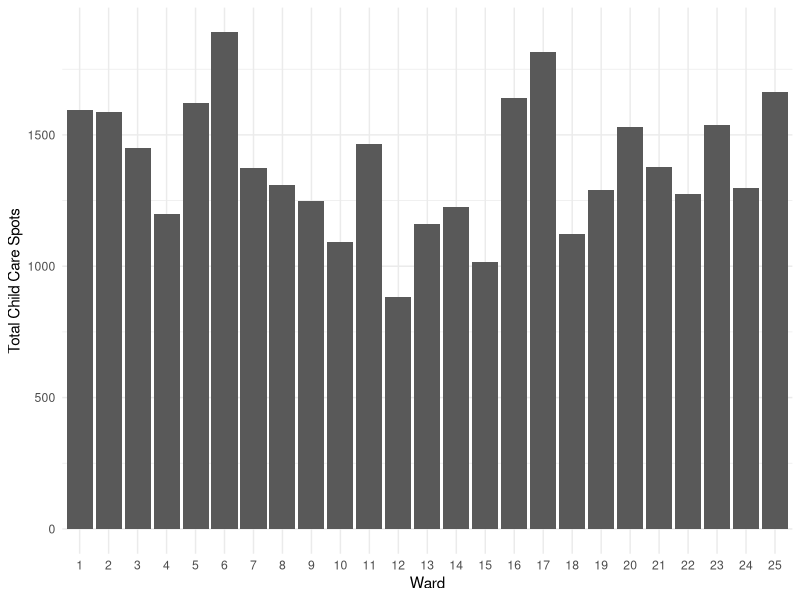
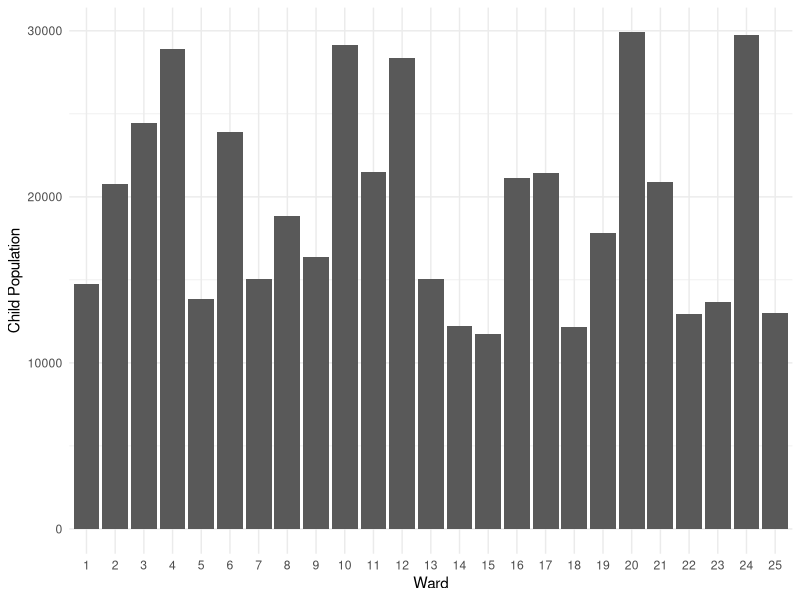
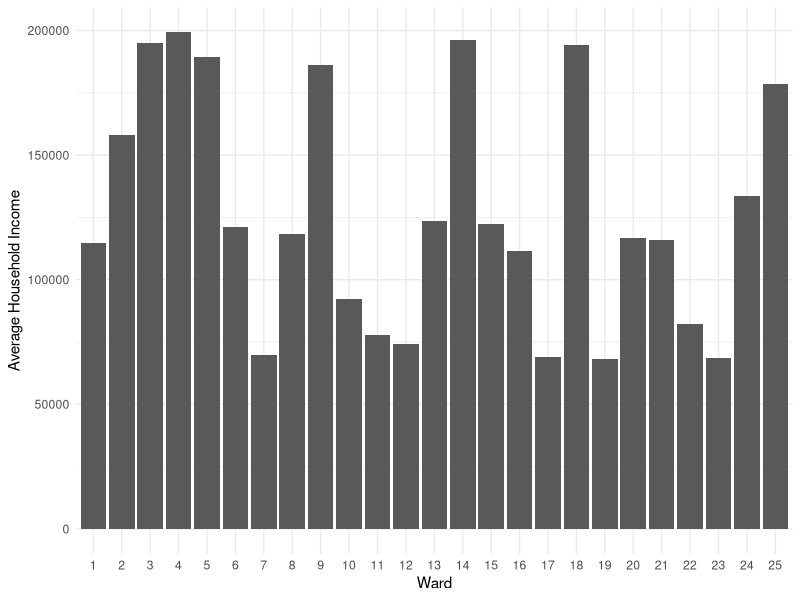

Recreate these plots in R, in order.
#### Preamble ####
# Purpose: Simulates data for child care spots in toronto's 25 wards 
# Author: Thomas Fox
# Date: 21 January 2024
# Contact: thomas.fox@mail.utoronto.ca
# License: MIT
# Pre-requisites: n/a
# Any other information needed? n/a


#### Workspace setup ####
library(tidyverse)


#### Build simulated data ####

set.seed(853)

# Simulate child care data 
# facilities - 1:1000
# wards - 1:25
# spots - 10:60

simulated_childcare_data <-
  tibble(
    sim_facility =
      rep(c(1:1000)), 
    
    sim_ward =  sample(
      x = c(1:25),
      size = 1000,
      replace = TRUE),
    
    sim_spots = sample(
      x = c(10:60),
      size = 1000,
      replace = TRUE)
  )

simulated_childcare_data

# Simulate ward census data 
# wards - 1:25 
# population under 14 - 10000:30000
# average household income - 60000:200000

simulated_census_data <-
  tibble(
    sim_ward =
      rep(c(1:25)), 
    
    sim_child_population =  sample(
      x = c(10000:30000),
      size = 25,
      replace = TRUE),
    
    sim_avg_hh_income = sample(
      x = c(60000:200000),
      size = 25,
      replace = TRUE)
  )

simulated_census_data 


#### Summarize simulated data ####

# Total child care spots per ward 
summary_sim_childcare_data <-
  simulated_childcare_data |> 
  summarise(sim_total_spots = sum(sim_spots),
            .by = sim_ward) 

summary_sim_childcare_data <- summary_sim_childcare_data[order(summary_sim_childcare_data$sim_ward),]

summary_sim_childcare_data


#### Graph simulated data ####

# Total child care spots per ward
summary_sim_childcare_data |>
  ggplot(aes(x = factor(sim_ward), y = sim_total_spots)) +
  geom_bar(stat = "identity") +
  theme_minimal() +
  labs(x = "Ward", y = "Total Child Care Spots") 

# Total child population per ward  
simulated_census_data |>
  ggplot(aes(x = factor(sim_ward), y = sim_child_population)) +
  geom_bar(stat = "identity") +
  theme_minimal() +
  labs(x = "Ward", y = "Child Population") 
 
# Average household income per ward 
simulated_census_data |>
  ggplot(aes(x = factor(sim_ward), y = sim_avg_hh_income)) +
  geom_bar(stat = "identity") +
  theme_minimal() +
  labs(x = "Ward", y = "Average Household Income") 


#### Run tests on simulated data sets ####

# Test 1 - Verify number of wards in child care data 
sim_test_1_max <- max(simulated_childcare_data$sim_ward)
sim_test_1_min <- min(simulated_childcare_data$sim_ward)
sim_test_1 <- sim_test_1_max <= 25 && sim_test_1_min >= 1
sim_test_1

# Test 2 - Verify number of child care facilities
sim_test_2 <- nrow(simulated_childcare_data)
sim_test_2 == 1000

# Test 3 - Verify census child population maximum 
sim_test_3 <- max(simulated_census_data$sim_child_population)
sim_test_3 <= 30000

# Test 4 - Verify number of wards in census data 
sim_test_4 <- nrow(simulated_census_data)
sim_test_4 == 25

# Test 5 - Verify average household income 
sim_test_5_max <- max(simulated_census_data$sim_avg_hh_income)
sim_test_5_min <- min(simulated_census_data$sim_avg_hh_income)
sim_test_5 <- sim_test_5_max <= 200000 && sim_test_5_min >= 60000
sim_test_5

# Test 6 - Verify average income column data is an integer
sim_test_6 <- class(simulated_census_data$sim_child_population)
sim_test_6 <= "integer"




